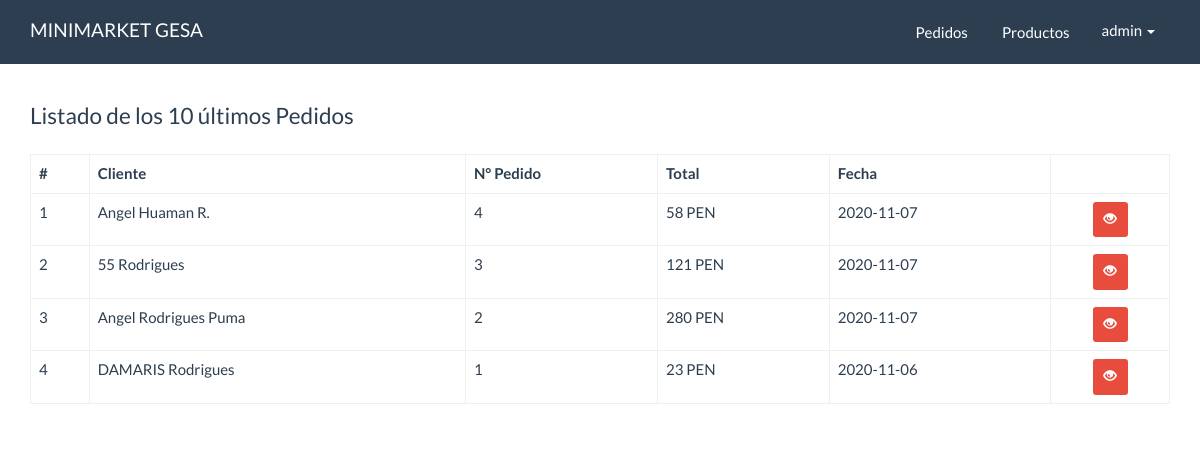
Before: /panel/dashboard.php (signed in) with the older database file.
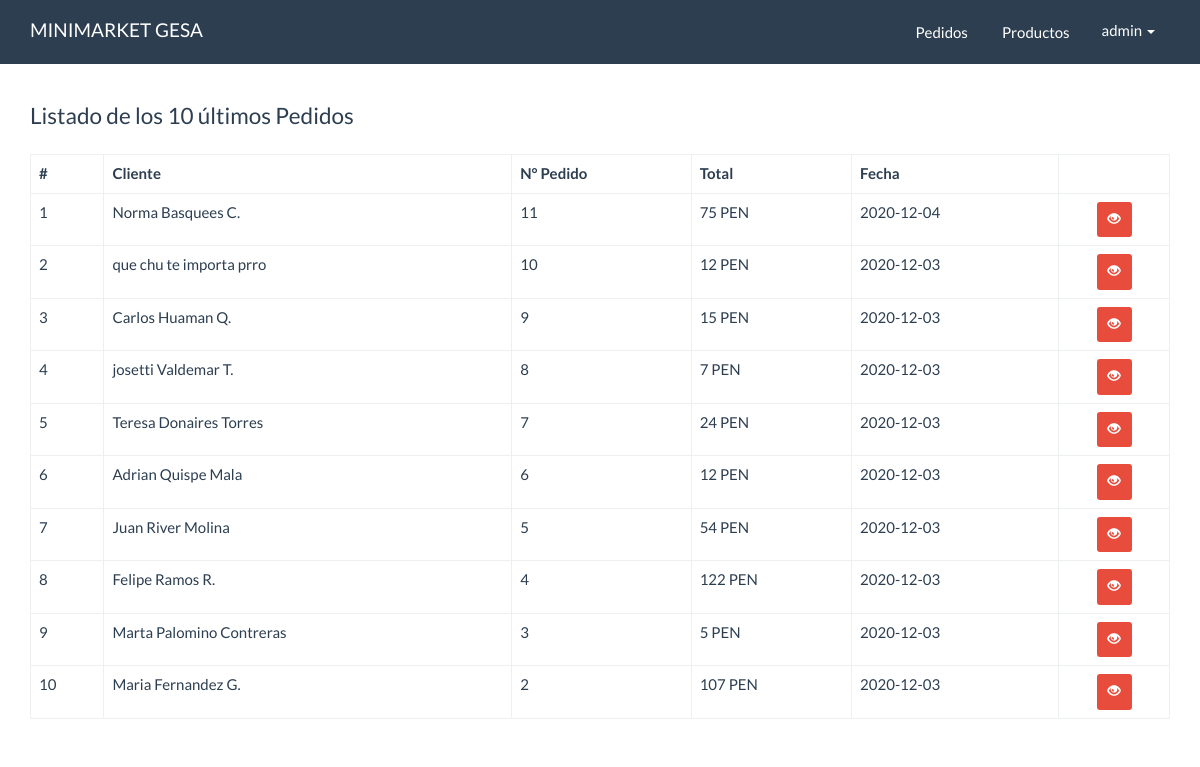
After: the same page with the newer database file.
### tables this page shows
CREATE TABLE `pedidos` (
  `ID` int(10) NOT NULL,
  `cliente_ID` int(11) NOT NULL,
  `total` decimal(10,0) NOT NULL,
  `fecha` date NOT NULL,
  `estado` int(11) NOT NULL DEFAULT 1
);

CREATE TABLE `clientes` (
  `ID` int(10) NOT NULL,
  `nombre` varchar(80) NOT NULL,
  `apellidos` varchar(100) NOT NULL,
  `email` varchar(50) NOT NULL,
  `telefono` varchar(9) NOT NULL,
  `comentario` varchar(300) NOT NULL
);

### src/Pedido.php (called while the page is built, shortened)
<?php
class Pedido
{
    private $cn = null;
    public function __construct()
    {
        $this->config = parse_ini_file(__DIR__ . '/../config.ini');
        $this->cn = new \PDO($this->config['dns'], $this->config['usuario'], $this->config['clave'], array(
            \PDO::MYSQL_ATTR_INIT_COMMAND => 'SET NAMES utf8'
        ));
    }
    public function mostrarUltimos()
    {
        $sql = "SELECT p.id, nombre, apellidos, email, total, fecha FROM pedidos p
        INNER JOIN clientes c ON p.cliente_id = c.id ORDER BY p.id DESC LIMIT 10";
        $resultado = $this->cn->prepare($sql);
        if ($resultado->execute())
            return  $resultado->fetchAll();
        return false;
    }
}

### panel/dashboard.php (the view, shortened to what this page needs)
<!DOCTYPE html>
<html lang="en">
<head>
  <link rel="stylesheet" href="../assets/css/bootstrap.min.css">
  <link rel="stylesheet" href="../assets/css/estilos.css">
</head>
<body>
  <nav class="navbar navbar-default navbar-fixed-top">
    <div class="container">
      <div class="navbar-header">
        <a class="navbar-brand" href="index.php">MINIMARKET GESA</a>
      </div>
      <div id="navbar" class="navbar-collapse collapse">
        <ul class="nav navbar-nav pull-right">
          <li>
            <a href="pedidos/index.php" class="btn">Pedidos</a>
          </li>
          <li>
            <a href="productos/index.php" class="btn">Productos</a>
          </li>
          <li class="dropdown">
            <a href="#" class="dropdown-toggle" data-toggle="dropdown" role="button" aria-haspopup="true" aria-expanded="false"><?php print $_SESSION['usuario_info']['nombre_usuario'] ?> <span class="caret"></span></a>
          </li>
        </ul>
      </div>
    </div>
  </nav>
  <div class="container" id="main">
    <div class="row">
      <div class="col-md-12">
        <fieldset>
          <legend>Listado de los 10 últimos Pedidos</legend>
          <table class="table table-bordered">
            <thead>
              <tr>
                <th>#</th>
                <th>Cliente</th>
                <th>N° Pedido</th>
                <th>Total</th>
                <th>Fecha</th>
                <th></th>
              </tr>
            </thead>
            <tbody>
              <?php
              $pedido = new Minimarket\Pedido;
              $info_pedido = $pedido->mostrarUltimos();
              $cantidad = count($info_pedido);
              if ($cantidad > 0) {
                $c = 0;
                for ($x = 0; $x < $cantidad; $x++) {
                  $c++;
                  $item = $info_pedido[$x];
              ?>
                  <tr>
                    <td><?php print $c ?></td>
                    <td><?php print $item['nombre'] . ' ' . $item['apellidos'] ?></td>
                    <td><?php print $item['id'] ?></td>
                    <td><?php print $item['total'] ?> PEN</td>
                    <td><?php print $item['fecha'] ?></td>
                    <td class="text-center">
                      <a href="pedidos/ver.php?id=<?php print $item['id'] ?>" class="btn btn-danger btn-sm"><span class="glyphicon glyphicon-eye-open"></span></a>
                    </td>
                  </tr>
                <?php
                }
              } else {
                ?>
                <tr>
                  <td colspan="6">NO HAY REGISTROS</td>
                </tr>
              <?php } ?>
            </tbody>
          </table>
        </fieldset>
      </div>
    </div>
  </div>
</body>
</html>

### assets/css/estilos.css (style rules this page uses)
#main { margin-top: 100px; }

Changed rows visible on the page:
no longer on this page (row edited): pedidos: cliente_ID.nombre "DAMARIS", cliente_ID.apellidos "Rodrigues", ID "1", total "23", fecha "2020-11-06"
added pedidos: cliente_ID.nombre "Norma", cliente_ID.apellidos "Basquees C.", ID "11", total "75", fecha "2020-12-04"
added pedidos: cliente_ID.nombre "que chu te importa", cliente_ID.apellidos "prro", ID "10", total "12", fecha "2020-12-03"
added pedidos: cliente_ID.nombre "Carlos", cliente_ID.apellidos "Huaman Q.", ID "9", total "15", fecha "2020-12-03"
added pedidos: cliente_ID.nombre "josetti", cliente_ID.apellidos "Valdemar T.", ID "8", total "7", fecha "2020-12-03"
added pedidos: cliente_ID.nombre "Teresa", cliente_ID.apellidos "Donaires Torres", ID "7", total "24", fecha "2020-12-03"
added pedidos: cliente_ID.nombre "Adrian", cliente_ID.apellidos "Quispe Mala", ID "6", total "12", fecha "2020-12-03"
added pedidos: cliente_ID.nombre "Juan", cliente_ID.apellidos "River Molina", ID "5", total "54", fecha "2020-12-03"
changed pedidos id 4: cliente_ID.nombre "Angel" → "Felipe"; cliente_ID.apellidos "Huaman R." → "Ramos R."; total "58" → "122"; fecha "2020-11-07" → "2020-12-03"
changed pedidos id 3: cliente_ID.nombre "55" → "Marta"; cliente_ID.apellidos "Rodrigues" → "Palomino Contreras"; total "121" → "5"; fecha "2020-11-07" → "2020-12-03"
changed pedidos id 2: cliente_ID.nombre "Angel" → "Maria"; cliente_ID.apellidos "Rodrigues Puma" → "Fernandez G."; total "280" → "107"; fecha "2020-11-07" → "2020-12-03"
